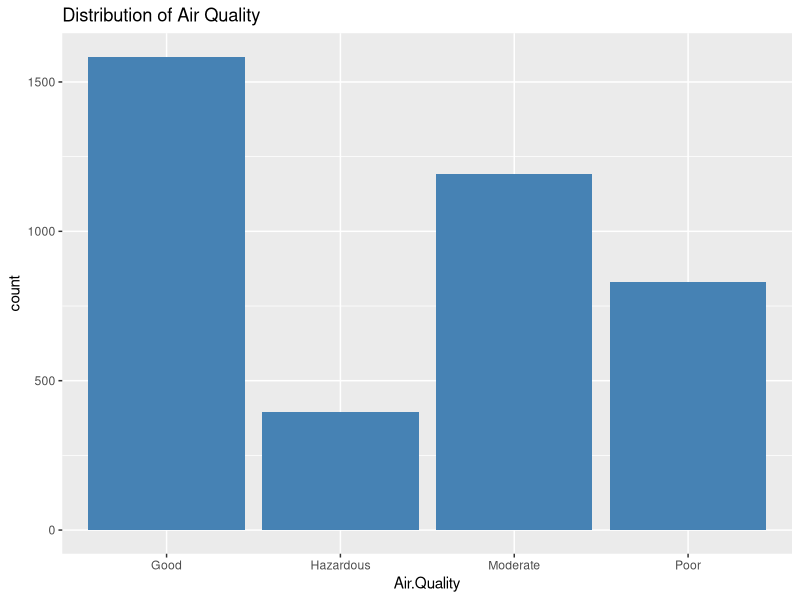
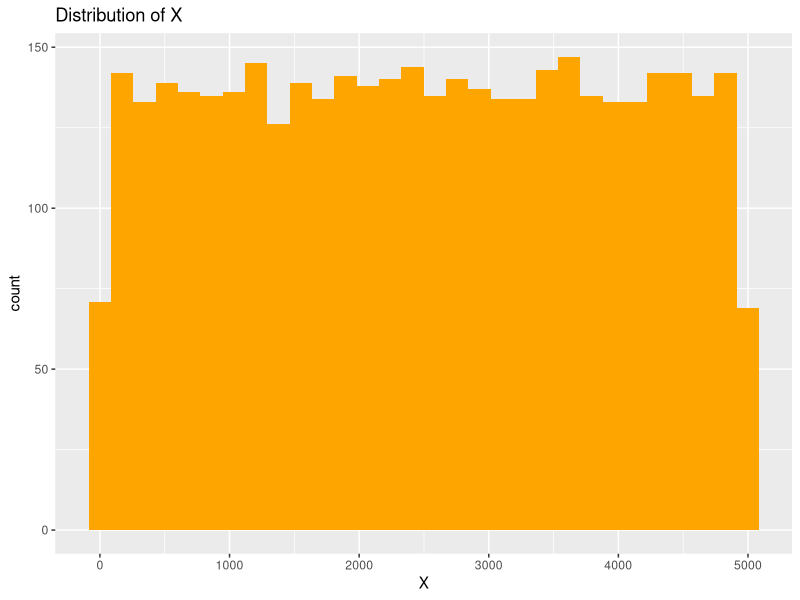
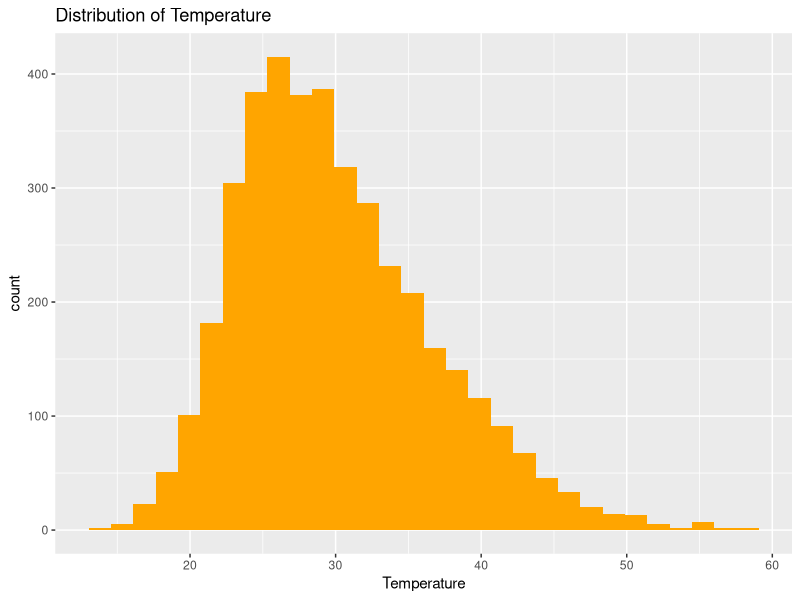
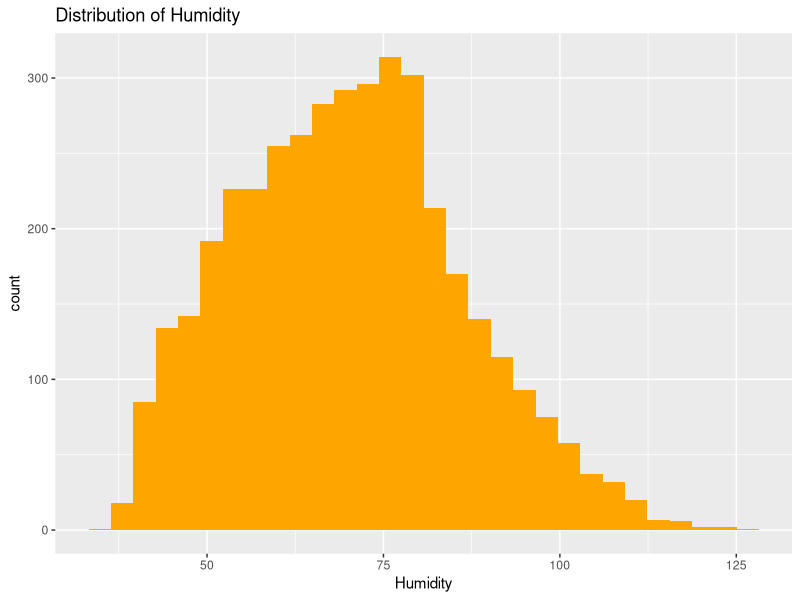
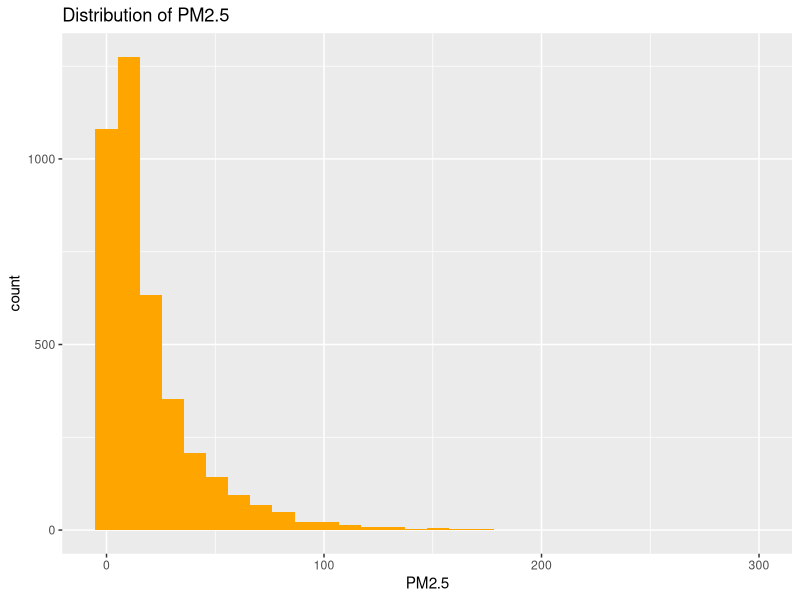
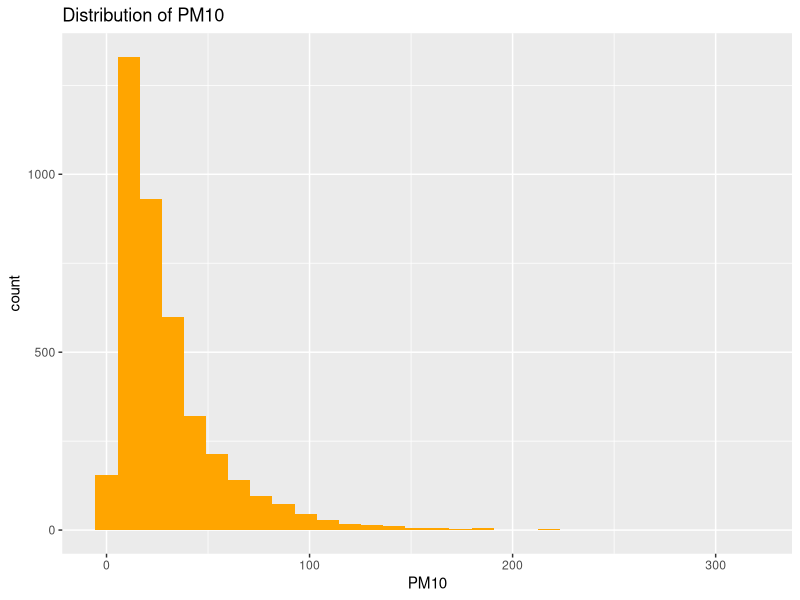
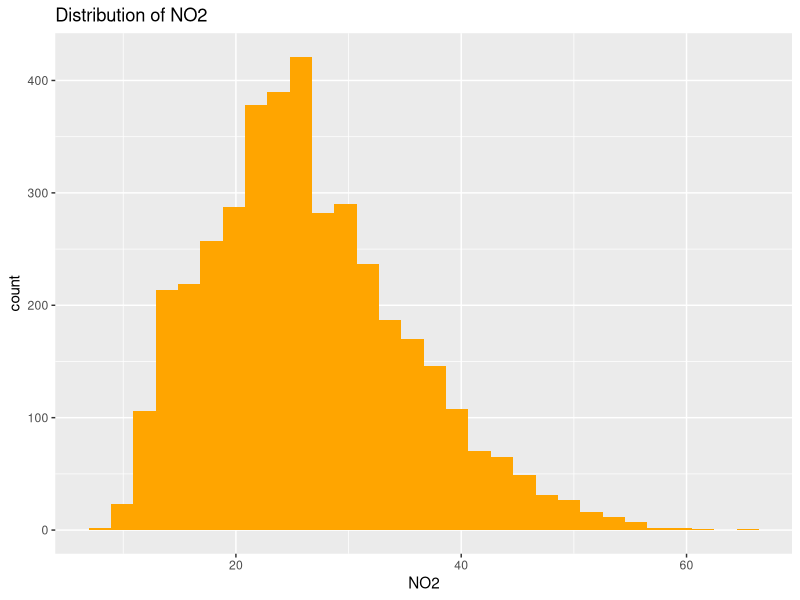
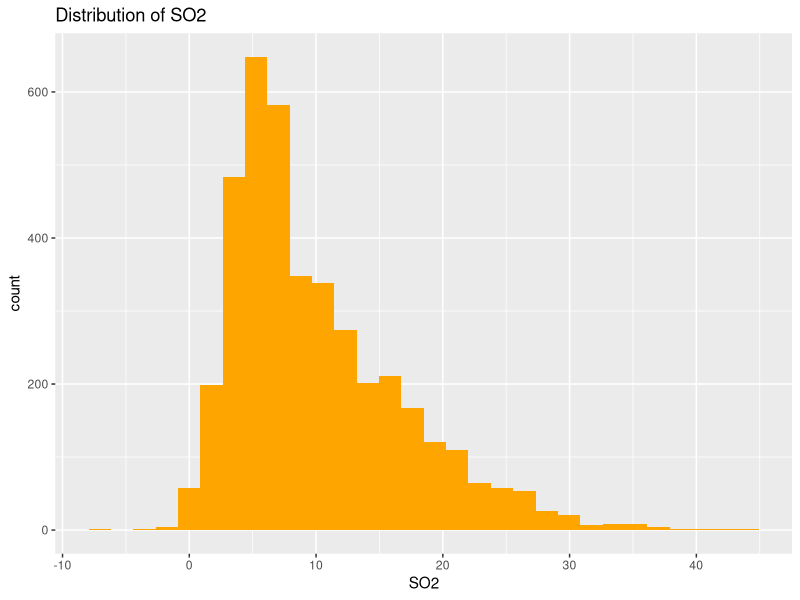

Generate these figures, in order, with R:
# ============================================
# 1. EDA
# ============================================

library(ggplot2)
library(dplyr)
library(corrplot)

data <- read.csv("train.csv")

# Target distribution
ggplot(data, aes(x = Air.Quality)) +
  geom_bar(fill = "steelblue") +
  ggtitle("Distribution of Air Quality")

# Summary
summary(data)

# ----------------------------
# Univariate Analysis
# ----------------------------

num_cols <- sapply(data, is.numeric)

for (col in names(data)[num_cols]) {
  print(
    ggplot(data, aes_string(x = col)) +
      geom_histogram(fill="orange", bins=30) +
      ggtitle(paste("Distribution of", col))
  )
}

# ----------------------------
# Bivariate Analysis
# ----------------------------

# Boxplots vs target
for (col in names(data)[num_cols]) {
  print(
    ggplot(data, aes_string(x="Air.Quality", y=col)) +
      geom_boxplot() +
      ggtitle(paste(col, "vs Air Quality"))
  )
}

# ----------------------------
# Correlation
# ----------------------------

cor_mat <- cor(data[, num_cols])
corrplot(cor_mat, method="color")

# ----------------------------
# Outlier detection (basic)
# ----------------------------

boxplot(data$Humidity, main="Humidity Outliers")

# Remove invalid humidity (>100)
data <- data[data$Humidity <= 100, ]
